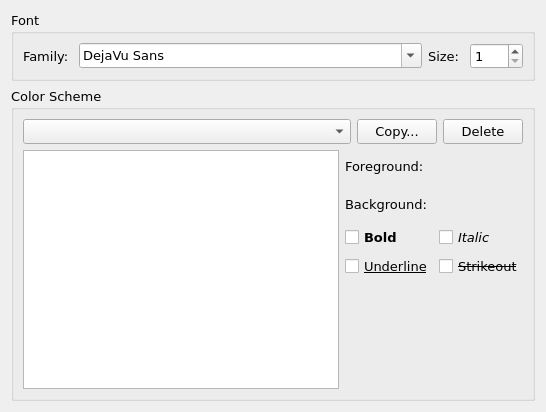
<?xml version="1.0" encoding="UTF-8"?>
<ui version="4.0">
 <class>ColorSchemeForm</class>
 <widget class="QWidget" name="ColorSchemeForm">
  <property name="geometry">
   <rect>
    <x>0</x>
    <y>0</y>
    <width>546</width>
    <height>412</height>
   </rect>
  </property>
  <property name="font">
   <font>
    <family>Verdana</family>
    <pointsize>10</pointsize>
   </font>
  </property>
  <property name="windowTitle">
   <string>Form</string>
  </property>
  <layout class="QVBoxLayout" name="verticalLayout">
   <item>
    <widget class="QGroupBox" name="groupBox">
     <property name="title">
      <string>Font</string>
     </property>
     <layout class="QHBoxLayout" name="horizontalLayout">
      <item>
       <widget class="QLabel" name="label">
        <property name="text">
         <string>Family: </string>
        </property>
       </widget>
      </item>
      <item>
       <widget class="QFontComboBox" name="fontComboBox">
        <property name="sizePolicy">
         <sizepolicy hsizetype="Expanding" vsizetype="Fixed">
          <horstretch>0</horstretch>
          <verstretch>0</verstretch>
         </sizepolicy>
        </property>
       </widget>
      </item>
      <item>
       <widget class="QLabel" name="label_2">
        <property name="text">
         <string>Size: </string>
        </property>
       </widget>
      </item>
      <item>
       <widget class="QSpinBox" name="spinBoxSize">
        <property name="minimum">
         <number>1</number>
        </property>
        <property name="maximum">
         <number>300</number>
        </property>
       </widget>
      </item>
     </layout>
    </widget>
   </item>
   <item>
    <widget class="QGroupBox" name="groupBox_2">
     <property name="sizePolicy">
      <sizepolicy hsizetype="Preferred" vsizetype="Expanding">
       <horstretch>0</horstretch>
       <verstretch>0</verstretch>
      </sizepolicy>
     </property>
     <property name="title">
      <string>Color Scheme</string>
     </property>
     <layout class="QVBoxLayout" name="verticalLayout_2">
      <item>
       <layout class="QHBoxLayout" name="horizontalLayout_2">
        <item>
         <widget class="QComboBox" name="comboBoxScheme">
          <property name="sizePolicy">
           <sizepolicy hsizetype="Expanding" vsizetype="Fixed">
            <horstretch>0</horstretch>
            <verstretch>0</verstretch>
           </sizepolicy>
          </property>
         </widget>
        </item>
        <item>
         <widget class="QPushButton" name="pushButtonCopy">
          <property name="text">
           <string>Copy...</string>
          </property>
         </widget>
        </item>
        <item>
         <widget class="QPushButton" name="pushButtonDelete">
          <property name="text">
           <string>Delete</string>
          </property>
         </widget>
        </item>
       </layout>
      </item>
      <item>
       <layout class="QHBoxLayout" name="horizontalLayout_3">
        <item>
         <widget class="QListWidget" name="listWidgetScheme"/>
        </item>
        <item>
         <layout class="QGridLayout" name="gridLayout">
          <item row="0" column="1">
           <widget class="ColorWidget" name="colorWidgetForeground" native="true">
            <property name="minimumSize">
             <size>
              <width>32</width>
              <height>32</height>
             </size>
            </property>
            <property name="maximumSize">
             <size>
              <width>32</width>
              <height>32</height>
             </size>
            </property>
           </widget>
          </item>
          <item row="0" column="0">
           <widget class="QLabel" name="label_3">
            <property name="text">
             <string>Foreground:</string>
            </property>
           </widget>
          </item>
          <item row="1" column="0">
           <widget class="QLabel" name="label_4">
            <property name="text">
             <string>Background:</string>
            </property>
           </widget>
          </item>
          <item row="3" column="0">
           <widget class="QCheckBox" name="checkBoxUnderline">
            <property name="font">
             <font>
              <underline>true</underline>
             </font>
            </property>
            <property name="text">
             <string>Underline</string>
            </property>
           </widget>
          </item>
          <item row="2" column="0">
           <widget class="QCheckBox" name="checkBoxBold">
            <property name="font">
             <font>
              <weight>75</weight>
              <bold>true</bold>
             </font>
            </property>
            <property name="text">
             <string>Bold</string>
            </property>
           </widget>
          </item>
          <item row="2" column="1">
           <widget class="QCheckBox" name="checkBoxItalic">
            <property name="font">
             <font>
              <italic>true</italic>
             </font>
            </property>
            <property name="text">
             <string>Italic</string>
            </property>
           </widget>
          </item>
          <item row="3" column="1">
           <widget class="QCheckBox" name="checkBoxStrikeout">
            <property name="font">
             <font>
              <strikeout>true</strikeout>
             </font>
            </property>
            <property name="text">
             <string>Strikeout</string>
            </property>
           </widget>
          </item>
          <item row="1" column="1">
           <widget class="ColorWidget" name="colorWidgetBackground" native="true">
            <property name="minimumSize">
             <size>
              <width>32</width>
              <height>32</height>
             </size>
            </property>
            <property name="maximumSize">
             <size>
              <width>32</width>
              <height>32</height>
             </size>
            </property>
           </widget>
          </item>
          <item row="4" column="0">
           <spacer name="verticalSpacer">
            <property name="orientation">
             <enum>Qt::Vertical</enum>
            </property>
            <property name="sizeHint" stdset="0">
             <size>
              <width>20</width>
              <height>40</height>
             </size>
            </property>
           </spacer>
          </item>
         </layout>
        </item>
       </layout>
      </item>
     </layout>
    </widget>
   </item>
  </layout>
 </widget>
 <customwidgets>
  <customwidget>
   <class>ColorWidget</class>
   <extends>QWidget</extends>
   <header>ColorWidget.h</header>
   <container>1</container>
  </customwidget>
 </customwidgets>
 <resources/>
 <connections/>
</ui>
